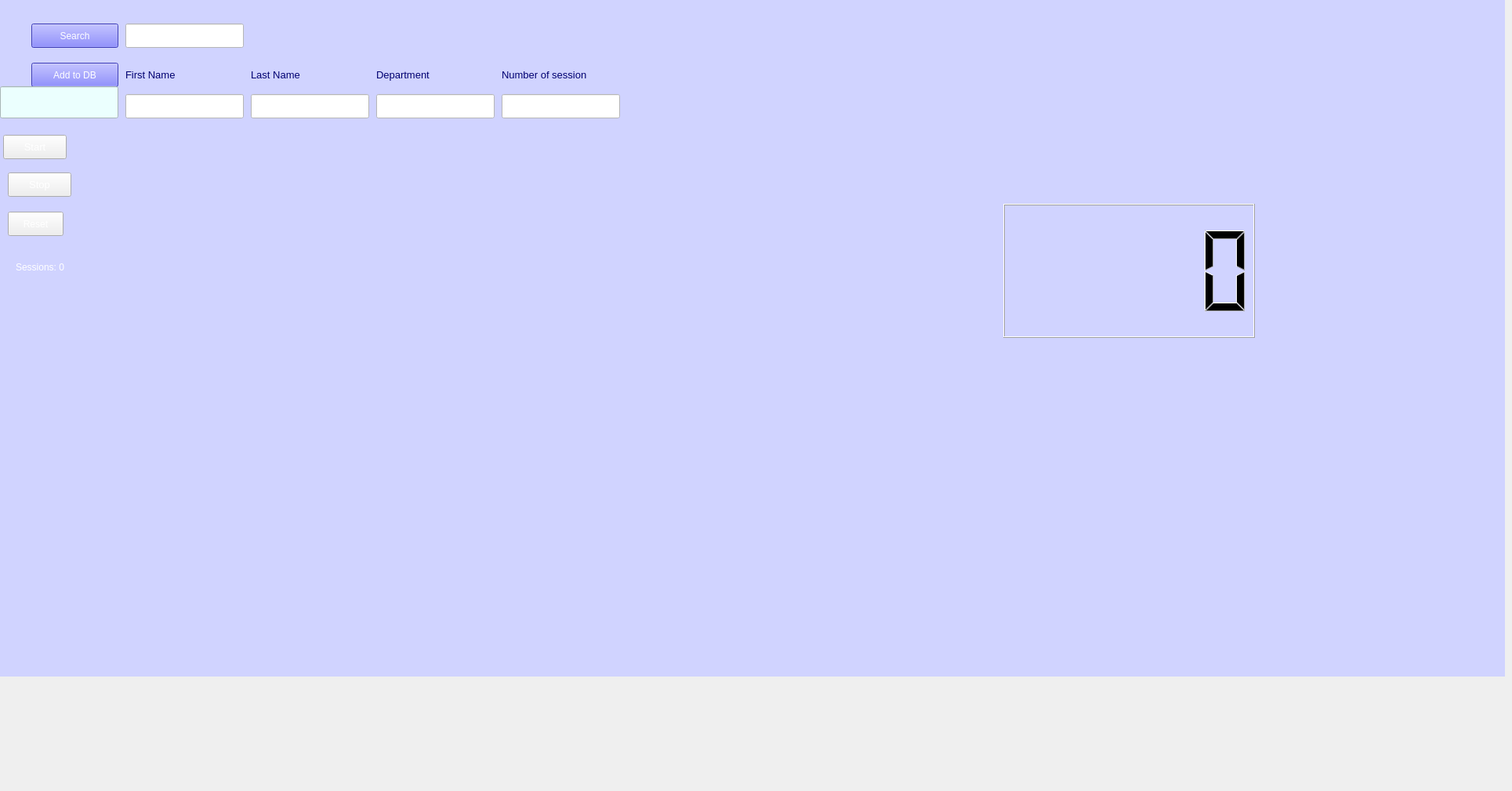
    <widget class="QWidget" name="tab_6">
     <attribute name="title">
      <string>startPomodoro</string>
     </attribute>
     <widget class="QLabel" name="l521">
      <property name="geometry">
       <rect>
        <x>0</x>
        <y>-137</y>
        <width>1920</width>
        <height>1000</height>
       </rect>
      </property>
      <property name="font">
       <font>
        <family>MS Shell Dlg 2</family>
        <pointsize>10</pointsize>
        <weight>9</weight>
        <italic>false</italic>
        <bold>false</bold>
       </font>
      </property>
      <property name="styleSheet">
       <string notr="true">font: 75 10pt &quot;MS Shell Dlg 2&quot;;
background-color: rgb(208, 211, 255);
color: rgb(0, 0, 112);</string>
      </property>
      <property name="text">
       <string/>
      </property>
      <property name="pixmap">
       <pixmap>../0006.jpg</pixmap>
      </property>
     </widget>
     <widget class="QLineEdit" name="tb601">
      <property name="geometry">
       <rect>
        <x>160</x>
        <y>30</y>
        <width>151</width>
        <height>31</height>
       </rect>
      </property>
      <property name="styleSheet">
       <string notr="true">background-color: rgb(255, 255, 255);
font: 8pt &quot;MS Shell Dlg 2&quot;;</string>
      </property>
     </widget>
     <widget class="QLabel" name="l522">
      <property name="geometry">
       <rect>
        <x>320</x>
        <y>80</y>
        <width>151</width>
        <height>31</height>
       </rect>
      </property>
      <property name="font">
       <font>
        <family>MS Shell Dlg 2</family>
        <pointsize>10</pointsize>
        <weight>9</weight>
        <italic>false</italic>
        <bold>false</bold>
       </font>
      </property>
      <property name="styleSheet">
       <string notr="true">font: 75 10pt &quot;MS Shell Dlg 2&quot;;
background-color: rgb(208, 211, 255);
color: rgb(0, 0, 112);</string>
      </property>
      <property name="text">
       <string>Last Name</string>
      </property>
     </widget>
     <widget class="QPushButton" name="b510">
      <property name="geometry">
       <rect>
        <x>40</x>
        <y>30</y>
        <width>111</width>
        <height>31</height>
       </rect>
      </property>
      <property name="styleSheet">
       <string notr="true">background-color: rgb(85, 85, 255);
color: rgb(255, 255, 255);
font: 8pt &quot;MS Shell Dlg 2&quot;;</string>
      </property>
      <property name="text">
       <string>Search</string>
      </property>
     </widget>
     <widget class="QLabel" name="l523">
      <property name="geometry">
       <rect>
        <x>480</x>
        <y>80</y>
        <width>151</width>
        <height>31</height>
       </rect>
      </property>
      <property name="font">
       <font>
        <family>MS Shell Dlg 2</family>
        <pointsize>10</pointsize>
        <weight>9</weight>
        <italic>false</italic>
        <bold>false</bold>
       </font>
      </property>
      <property name="styleSheet">
       <string notr="true">font: 75 10pt &quot;MS Shell Dlg 2&quot;;
background-color: rgb(208, 211, 255);
color: rgb(0, 0, 112);</string>
      </property>
      <property name="text">
       <string>Department</string>
      </property>
     </widget>
     <widget class="QLabel" name="l524">
      <property name="geometry">
       <rect>
        <x>640</x>
        <y>80</y>
        <width>151</width>
        <height>31</height>
       </rect>
      </property>
      <property name="font">
       <font>
        <family>MS Shell Dlg 2</family>
        <pointsize>10</pointsize>
        <weight>9</weight>
        <italic>false</italic>
        <bold>false</bold>
       </font>
      </property>
      <property name="styleSheet">
       <string notr="true">font: 75 10pt &quot;MS Shell Dlg 2&quot;;
background-color: rgb(208, 211, 255);
color: rgb(0, 0, 112);</string>
      </property>
      <property name="text">
       <string>Number of session</string>
      </property>
     </widget>
     <widget class="QPushButton" name="b520">
      <property name="geometry">
       <rect>
        <x>40</x>
        <y>80</y>
        <width>111</width>
        <height>31</height>
       </rect>
      </property>
      <property name="styleSheet">
       <string notr="true">background-color: rgb(85, 85, 255);
color: rgb(255, 255, 255);
font: 8pt &quot;MS Shell Dlg 2&quot;;</string>
      </property>
      <property name="text">
       <string>Add to DB</string>
      </property>
     </widget>
     <widget class="QLineEdit" name="tb602">
      <property name="geometry">
       <rect>
        <x>160</x>
        <y>120</y>
        <width>151</width>
        <height>31</height>
       </rect>
      </property>
      <property name="styleSheet">
       <string notr="true">background-color: rgb(255, 255, 255);
font: 8pt &quot;MS Shell Dlg 2&quot;;</string>
      </property>
     </widget>
     <widget class="QLineEdit" name="tb603">
      <property name="geometry">
       <rect>
        <x>320</x>
        <y>120</y>
        <width>151</width>
        <height>31</height>
       </rect>
      </property>
      <property name="styleSheet">
       <string notr="true">background-color: rgb(255, 255, 255);
font: 8pt &quot;MS Shell Dlg 2&quot;;</string>
      </property>
     </widget>
     <widget class="QLineEdit" name="tb604">
      <property name="geometry">
       <rect>
        <x>480</x>
        <y>120</y>
        <width>151</width>
        <height>31</height>
       </rect>
      </property>
      <property name="styleSheet">
       <string notr="true">background-color: rgb(255, 255, 255);
font: 8pt &quot;MS Shell Dlg 2&quot;;</string>
      </property>
     </widget>
     <widget class="QLineEdit" name="tb605">
      <property name="geometry">
       <rect>
        <x>640</x>
        <y>120</y>
        <width>151</width>
        <height>31</height>
       </rect>
      </property>
      <property name="styleSheet">
       <string notr="true">background-color: rgb(255, 255, 255);
font: 8pt &quot;MS Shell Dlg 2&quot;;</string>
      </property>
     </widget>
     <widget class="QLabel" name="l521_2">
      <property name="geometry">
       <rect>
        <x>160</x>
        <y>80</y>
        <width>151</width>
        <height>31</height>
       </rect>
      </property>
      <property name="font">
       <font>
        <family>MS Shell Dlg 2</family>
        <pointsize>10</pointsize>
        <weight>9</weight>
        <italic>false</italic>
        <bold>false</bold>
       </font>
      </property>
      <property name="styleSheet">
       <string notr="true">font: 75 10pt &quot;MS Shell Dlg 2&quot;;
background-color: rgb(208, 211, 255);
color: rgb(0, 0, 112);</string>
      </property>
      <property name="text">
       <string>First Name</string>
      </property>
     </widget>
     <widget class="QPushButton" name="start_button">
      <property name="enabled">
       <bool>true</bool>
      </property>
      <property name="geometry">
       <rect>
        <x>4</x>
        <y>172</y>
        <width>81</width>
        <height>31</height>
       </rect>
      </property>
      <property name="font">
       <font>
        <family>MS Shell Dlg 2</family>
        <pointsize>10</pointsize>
        <weight>50</weight>
        <italic>false</italic>
        <bold>false</bold>
       </font>
      </property>
      <property name="styleSheet">
       <string notr="true">color: rgb(255, 255, 255);</string>
      </property>
      <property name="text">
       <string>Start</string>
      </property>
     </widget>
     <widget class="QPushButton" name="reset_button">
      <property name="geometry">
       <rect>
        <x>10</x>
        <y>270</y>
        <width>71</width>
        <height>31</height>
       </rect>
      </property>
      <property name="styleSheet">
       <string notr="true">color: rgb(255, 255, 255);</string>
      </property>
      <property name="text">
       <string>Reset</string>
      </property>
     </widget>
     <widget class="QLabel" name="l600">
      <property name="geometry">
       <rect>
        <x>340</x>
        <y>30</y>
        <width>111</width>
        <height>31</height>
       </rect>
      </property>
      <property name="text">
       <string/>
      </property>
     </widget>
     <widget class="QLineEdit" name="tb606">
      <property name="geometry">
       <rect>
        <x>0</x>
        <y>110</y>
        <width>151</width>
        <height>41</height>
       </rect>
      </property>
      <property name="styleSheet">
       <string notr="true">background-color: rgb(235, 255, 254);</string>
      </property>
     </widget>
     <widget class="QLCDNumber" name="lcd1">
      <property name="geometry">
       <rect>
        <x>1280</x>
        <y>260</y>
        <width>321</width>
        <height>171</height>
       </rect>
      </property>
      <property name="styleSheet">
       <string notr="true">QLCDNumber{
color: rgb(0, 0, 0)
background-colour: rgb(208, 211, 255)
}
</string>
      </property>
     </widget>
     <widget class="QPushButton" name="stop_button">
      <property name="geometry">
       <rect>
        <x>10</x>
        <y>220</y>
        <width>81</width>
        <height>31</height>
       </rect>
      </property>
      <property name="font">
       <font>
        <family>MS Shell Dlg 2</family>
        <pointsize>10</pointsize>
        <weight>50</weight>
        <italic>false</italic>
        <bold>false</bold>
       </font>
      </property>
      <property name="styleSheet">
       <string notr="true">color: rgb(255, 255, 255);</string>
      </property>
      <property name="text">
       <string>Stop</string>
      </property>
     </widget>
     <widget class="QLabel" name="reps_label">
      <property name="geometry">
       <rect>
        <x>20</x>
        <y>320</y>
        <width>121</width>
        <height>41</height>
       </rect>
      </property>
      <property name="styleSheet">
       <string notr="true">color: rgb(255, 255, 255);</string>
      </property>
      <property name="text">
       <string>Sessions: 0</string>
      </property>
     </widget>
    </widget>
